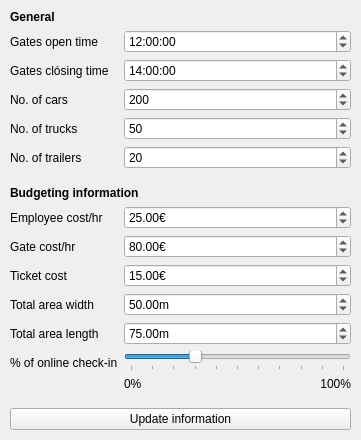
     <widget class="QWidget" name="formLayoutWidget_2">
      <property name="geometry">
       <rect>
        <x>480</x>
        <y>600</y>
        <width>361</width>
        <height>421</height>
       </rect>
      </property>
      <layout class="QFormLayout" name="form_general_budget">
       <property name="labelAlignment">
        <set>Qt::AlignLeading|Qt::AlignLeft|Qt::AlignVCenter</set>
       </property>
       <property name="formAlignment">
        <set>Qt::AlignBottom|Qt::AlignLeading|Qt::AlignLeft</set>
       </property>
       <property name="leftMargin">
        <number>10</number>
       </property>
       <property name="topMargin">
        <number>10</number>
       </property>
       <property name="rightMargin">
        <number>10</number>
       </property>
       <property name="bottomMargin">
        <number>10</number>
       </property>
       <item row="0" column="0" colspan="2">
        <widget class="QLabel" name="lab_general">
         <property name="font">
          <font>
           <weight>75</weight>
           <bold>true</bold>
          </font>
         </property>
         <property name="text">
          <string>General</string>
         </property>
        </widget>
       </item>
       <item row="1" column="0">
        <widget class="QLabel" name="lab_gates_open">
         <property name="text">
          <string>Gates open time</string>
         </property>
        </widget>
       </item>
       <item row="1" column="1">
        <widget class="QTimeEdit" name="timeEdit_gates_open">
         <property name="time">
          <time>
           <hour>12</hour>
           <minute>0</minute>
           <second>0</second>
          </time>
         </property>
        </widget>
       </item>
       <item row="2" column="0">
        <widget class="QLabel" name="lab_gates_close">
         <property name="text">
          <string>Gates clósing time</string>
         </property>
        </widget>
       </item>
       <item row="2" column="1">
        <widget class="QTimeEdit" name="timeEdit_gates_close">
         <property name="time">
          <time>
           <hour>14</hour>
           <minute>0</minute>
           <second>0</second>
          </time>
         </property>
        </widget>
       </item>
       <item row="3" column="0">
        <widget class="QLabel" name="lab_num_cars">
         <property name="text">
          <string>No. of cars</string>
         </property>
        </widget>
       </item>
       <item row="3" column="1">
        <widget class="QDoubleSpinBox" name="doubleSpinBox_num_cars">
         <property name="suffix">
          <string/>
         </property>
         <property name="decimals">
          <number>0</number>
         </property>
         <property name="maximum">
          <double>500.000000000000000</double>
         </property>
         <property name="value">
          <double>200.000000000000000</double>
         </property>
        </widget>
       </item>
       <item row="4" column="0">
        <widget class="QLabel" name="lab_num_trucks">
         <property name="text">
          <string>No. of trucks</string>
         </property>
        </widget>
       </item>
       <item row="4" column="1">
        <widget class="QDoubleSpinBox" name="doubleSpinBox_num_trucks">
         <property name="suffix">
          <string/>
         </property>
         <property name="decimals">
          <number>0</number>
         </property>
         <property name="maximum">
          <double>500.000000000000000</double>
         </property>
         <property name="value">
          <double>50.000000000000000</double>
         </property>
        </widget>
       </item>
       <item row="5" column="0">
        <widget class="QLabel" name="lab_num_trailers">
         <property name="text">
          <string>No. of trailers</string>
         </property>
        </widget>
       </item>
       <item row="5" column="1">
        <widget class="QDoubleSpinBox" name="doubleSpinBox_num_trailers">
         <property name="suffix">
          <string/>
         </property>
         <property name="decimals">
          <number>0</number>
         </property>
         <property name="maximum">
          <double>500.000000000000000</double>
         </property>
         <property name="value">
          <double>20.000000000000000</double>
         </property>
        </widget>
       </item>
       <item row="7" column="0" colspan="2">
        <widget class="QLabel" name="lab_budgeting">
         <property name="font">
          <font>
           <weight>75</weight>
           <bold>true</bold>
          </font>
         </property>
         <property name="text">
          <string>Budgeting information</string>
         </property>
        </widget>
       </item>
       <item row="8" column="0">
        <widget class="QLabel" name="lab_employ_cost">
         <property name="text">
          <string>Employee cost/hr</string>
         </property>
        </widget>
       </item>
       <item row="8" column="1">
        <widget class="QDoubleSpinBox" name="doubleSpinBox_employ_cost">
         <property name="suffix">
          <string>€</string>
         </property>
         <property name="value">
          <double>25.000000000000000</double>
         </property>
        </widget>
       </item>
       <item row="9" column="0">
        <widget class="QLabel" name="lab_gate_cost">
         <property name="text">
          <string>Gate cost/hr</string>
         </property>
        </widget>
       </item>
       <item row="9" column="1">
        <widget class="QDoubleSpinBox" name="doubleSpinBox_gate_cost">
         <property name="suffix">
          <string>€</string>
         </property>
         <property name="value">
          <double>80.000000000000000</double>
         </property>
        </widget>
       </item>
       <item row="10" column="0">
        <widget class="QLabel" name="lab_ticket_cost">
         <property name="text">
          <string>Ticket cost</string>
         </property>
        </widget>
       </item>
       <item row="10" column="1">
        <widget class="QDoubleSpinBox" name="doubleSpinBox_ticket_cost">
         <property name="suffix">
          <string>€</string>
         </property>
         <property name="value">
          <double>15.000000000000000</double>
         </property>
        </widget>
       </item>
       <item row="11" column="0">
        <widget class="QLabel" name="lab_area_width">
         <property name="text">
          <string>Total area width</string>
         </property>
        </widget>
       </item>
       <item row="11" column="1">
        <widget class="QDoubleSpinBox" name="doubleSpinBox_area_width">
         <property name="suffix">
          <string>m</string>
         </property>
         <property name="value">
          <double>50.000000000000000</double>
         </property>
        </widget>
       </item>
       <item row="12" column="0">
        <widget class="QLabel" name="lab_area_length">
         <property name="text">
          <string>Total area length</string>
         </property>
        </widget>
       </item>
       <item row="12" column="1">
        <widget class="QDoubleSpinBox" name="doubleSpinBox_area_length">
         <property name="suffix">
          <string>m</string>
         </property>
         <property name="value">
          <double>75.000000000000000</double>
         </property>
        </widget>
       </item>
       <item row="13" column="0">
        <widget class="QLabel" name="lab_perc_online_checkin">
         <property name="text">
          <string>% of online check-in</string>
         </property>
        </widget>
       </item>
       <item row="13" column="1">
        <layout class="QVBoxLayout" name="verticalLayout_2">
         <item>
          <widget class="QSlider" name="horizontalSlider_perc_online_checkin">
           <property name="statusTip">
            <string/>
           </property>
           <property name="maximum">
            <number>100</number>
           </property>
           <property name="singleStep">
            <number>10</number>
           </property>
           <property name="value">
            <number>30</number>
           </property>
           <property name="orientation">
            <enum>Qt::Horizontal</enum>
           </property>
           <property name="tickPosition">
            <enum>QSlider::TicksBelow</enum>
           </property>
           <property name="tickInterval">
            <number>10</number>
           </property>
          </widget>
         </item>
         <item>
          <layout class="QHBoxLayout" name="horizontalLayout_2">
           <item>
            <widget class="QLabel" name="lab_perc_online_start">
             <property name="text">
              <string>0%</string>
             </property>
            </widget>
           </item>
           <item>
            <widget class="QLabel" name="lab_perc_online_end">
             <property name="text">
              <string>100%</string>
             </property>
             <property name="alignment">
              <set>Qt::AlignRight|Qt::AlignTrailing|Qt::AlignVCenter</set>
             </property>
            </widget>
           </item>
          </layout>
         </item>
        </layout>
       </item>
       <item row="15" column="0" colspan="2">
        <widget class="QPushButton" name="but_update_info">
         <property name="text">
          <string>Update information</string>
         </property>
        </widget>
       </item>
       <item row="14" column="0" colspan="2">
        <spacer name="verticalSpacer_6">
         <property name="orientation">
          <enum>Qt::Vertical</enum>
         </property>
         <property name="sizeType">
          <enum>QSizePolicy::Fixed</enum>
         </property>
         <property name="sizeHint" stdset="0">
          <size>
           <width>20</width>
           <height>5</height>
          </size>
         </property>
        </spacer>
       </item>
       <item row="6" column="0" colspan="2">
        <spacer name="verticalSpacer_7">
         <property name="orientation">
          <enum>Qt::Vertical</enum>
         </property>
         <property name="sizeType">
          <enum>QSizePolicy::Fixed</enum>
         </property>
         <property name="sizeHint" stdset="0">
          <size>
           <width>20</width>
           <height>5</height>
          </size>
         </property>
        </spacer>
       </item>
      </layout>
     </widget>
